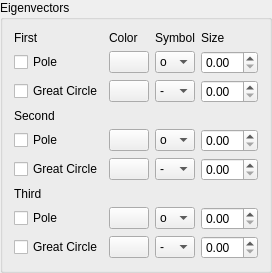
          <widget class="QGroupBox" name="groupBox_3">
           <property name="title">
            <string>Eigenvectors</string>
           </property>
           <layout class="QVBoxLayout" name="verticalLayout_9">
            <item>
             <layout class="QGridLayout" name="gridLayout_3">
              <item row="1" column="0">
               <widget class="QCheckBox" name="prop_check_v1point">
                <property name="text">
                 <string>Pole</string>
                </property>
               </widget>
              </item>
              <item row="2" column="0">
               <widget class="QCheckBox" name="prop_check_v1GC">
                <property name="text">
                 <string>Great Circle</string>
                </property>
               </widget>
              </item>
              <item row="0" column="3">
               <widget class="QLabel" name="label_8">
                <property name="text">
                 <string>Size</string>
                </property>
               </widget>
              </item>
              <item row="1" column="2">
               <widget class="QComboBox" name="prop_v1point_marker">
                <item>
                 <property name="text">
                  <string extracomment="(circle)">o</string>
                 </property>
                </item>
                <item>
                 <property name="text">
                  <string>^</string>
                 </property>
                </item>
                <item>
                 <property name="text">
                  <string>v</string>
                 </property>
                </item>
                <item>
                 <property name="text">
                  <string>&lt;</string>
                 </property>
                </item>
                <item>
                 <property name="text">
                  <string>&gt;</string>
                 </property>
                </item>
                <item>
                 <property name="text">
                  <string>s</string>
                 </property>
                </item>
                <item>
                 <property name="text">
                  <string>+</string>
                 </property>
                </item>
                <item>
                 <property name="text">
                  <string>x</string>
                 </property>
                </item>
                <item>
                 <property name="text">
                  <string>D</string>
                 </property>
                </item>
                <item>
                 <property name="text">
                  <string>d</string>
                 </property>
                </item>
                <item>
                 <property name="text">
                  <string>h</string>
                 </property>
                </item>
                <item>
                 <property name="text">
                  <string>H</string>
                 </property>
                </item>
                <item>
                 <property name="text">
                  <string>p</string>
                 </property>
                </item>
                <item>
                 <property name="text">
                  <string>|</string>
                 </property>
                </item>
                <item>
                 <property name="text">
                  <string>_</string>
                 </property>
                </item>
                <item>
                 <property name="text">
                  <string>*</string>
                 </property>
                </item>
                <item>
                 <property name="text">
                  <string>1</string>
                 </property>
                </item>
                <item>
                 <property name="text">
                  <string>2</string>
                 </property>
                </item>
                <item>
                 <property name="text">
                  <string>3</string>
                 </property>
                </item>
                <item>
                 <property name="text">
                  <string>4</string>
                 </property>
                </item>
               </widget>
              </item>
              <item row="1" column="1">
               <widget class="QPushButton" name="prop_color_v1point_c">
                <property name="text">
                 <string/>
                </property>
               </widget>
              </item>
              <item row="0" column="1">
               <widget class="QLabel" name="label_9">
                <property name="text">
                 <string>Color</string>
                </property>
               </widget>
              </item>
              <item row="0" column="2">
               <widget class="QLabel" name="label_7">
                <property name="text">
                 <string>Symbol</string>
                </property>
               </widget>
              </item>
              <item row="2" column="2">
               <widget class="QComboBox" name="prop_v1GC_linestyles">
                <item>
                 <property name="text">
                  <string>-</string>
                 </property>
                </item>
                <item>
                 <property name="text">
                  <string>:</string>
                 </property>
                </item>
                <item>
                 <property name="text">
                  <string>--</string>
                 </property>
                </item>
                <item>
                 <property name="text">
                  <string>-.</string>
                 </property>
                </item>
               </widget>
              </item>
              <item row="1" column="3">
               <widget class="QDoubleSpinBox" name="prop_v1point_ms"/>
              </item>
              <item row="2" column="1">
               <widget class="QPushButton" name="prop_color_v1GC_colors">
                <property name="text">
                 <string/>
                </property>
               </widget>
              </item>
              <item row="4" column="1">
               <widget class="QPushButton" name="prop_color_v2point_c">
                <property name="text">
                 <string/>
                </property>
               </widget>
              </item>
              <item row="5" column="0">
               <widget class="QCheckBox" name="prop_check_v2GC">
                <property name="text">
                 <string>Great Circle</string>
                </property>
               </widget>
              </item>
              <item row="4" column="0">
               <widget class="QCheckBox" name="prop_check_v2point">
                <property name="text">
                 <string>Pole</string>
                </property>
               </widget>
              </item>
              <item row="2" column="3">
               <widget class="QDoubleSpinBox" name="prop_v1GC_linewidths"/>
              </item>
              <item row="3" column="0">
               <widget class="QLabel" name="label_11">
                <property name="text">
                 <string>Second</string>
                </property>
               </widget>
              </item>
              <item row="4" column="2">
               <widget class="QComboBox" name="prop_v2point_marker">
                <item>
                 <property name="text">
                  <string extracomment="(circle)">o</string>
                 </property>
                </item>
                <item>
                 <property name="text">
                  <string>^</string>
                 </property>
                </item>
                <item>
                 <property name="text">
                  <string>v</string>
                 </property>
                </item>
                <item>
                 <property name="text">
                  <string>&lt;</string>
                 </property>
                </item>
                <item>
                 <property name="text">
                  <string>&gt;</string>
                 </property>
                </item>
                <item>
                 <property name="text">
                  <string>s</string>
                 </property>
                </item>
                <item>
                 <property name="text">
                  <string>+</string>
                 </property>
                </item>
                <item>
                 <property name="text">
                  <string>x</string>
                 </property>
                </item>
                <item>
                 <property name="text">
                  <string>D</string>
                 </property>
                </item>
                <item>
                 <property name="text">
                  <string>d</string>
                 </property>
                </item>
                <item>
                 <property name="text">
                  <string>h</string>
                 </property>
                </item>
                <item>
                 <property name="text">
                  <string>H</string>
                 </property>
                </item>
                <item>
                 <property name="text">
                  <string>p</string>
                 </property>
                </item>
                <item>
                 <property name="text">
                  <string>|</string>
                 </property>
                </item>
                <item>
                 <property name="text">
                  <string>_</string>
                 </property>
                </item>
                <item>
                 <property name="text">
                  <string>*</string>
                 </property>
                </item>
                <item>
                 <property name="text">
                  <string>1</string>
                 </property>
                </item>
                <item>
                 <property name="text">
                  <string>2</string>
                 </property>
                </item>
                <item>
                 <property name="text">
                  <string>3</string>
                 </property>
                </item>
                <item>
                 <property name="text">
                  <string>4</string>
                 </property>
                </item>
               </widget>
              </item>
              <item row="7" column="0">
               <widget class="QCheckBox" name="prop_check_v3point">
                <property name="text">
                 <string>Pole</string>
                </property>
               </widget>
              </item>
              <item row="7" column="2">
               <widget class="QComboBox" name="prop_v3point_marker">
                <item>
                 <property name="text">
                  <string extracomment="(circle)">o</string>
                 </property>
                </item>
                <item>
                 <property name="text">
                  <string>^</string>
                 </property>
                </item>
                <item>
                 <property name="text">
                  <string>v</string>
                 </property>
                </item>
                <item>
                 <property name="text">
                  <string>&lt;</string>
                 </property>
                </item>
                <item>
                 <property name="text">
                  <string>&gt;</string>
                 </property>
                </item>
                <item>
                 <property name="text">
                  <string>s</string>
                 </property>
                </item>
                <item>
                 <property name="text">
                  <string>+</string>
                 </property>
                </item>
                <item>
                 <property name="text">
                  <string>x</string>
                 </property>
                </item>
                <item>
                 <property name="text">
                  <string>D</string>
                 </property>
                </item>
                <item>
                 <property name="text">
                  <string>d</string>
                 </property>
                </item>
                <item>
                 <property name="text">
                  <string>h</string>
                 </property>
                </item>
                <item>
                 <property name="text">
                  <string>H</string>
                 </property>
                </item>
                <item>
                 <property name="text">
                  <string>p</string>
                 </property>
                </item>
                <item>
                 <property name="text">
                  <string>|</string>
                 </property>
                </item>
                <item>
                 <property name="text">
                  <string>_</string>
                 </property>
                </item>
                <item>
                 <property name="text">
                  <string>*</string>
                 </property>
                </item>
                <item>
                 <property name="text">
                  <string>1</string>
                 </property>
                </item>
                <item>
                 <property name="text">
                  <string>2</string>
                 </property>
                </item>
                <item>
                 <property name="text">
                  <string>3</string>
                 </property>
                </item>
                <item>
                 <property name="text">
                  <string>4</string>
                 </property>
                </item>
               </widget>
              </item>
              <item row="5" column="1">
               <widget class="QPushButton" name="prop_color_v2GC_colors">
                <property name="text">
                 <string/>
                </property>
               </widget>
              </item>
              <item row="5" column="3">
               <widget class="QDoubleSpinBox" name="prop_v2GC_linewidths"/>
              </item>
              <item row="4" column="3">
               <widget class="QDoubleSpinBox" name="prop_v2point_ms"/>
              </item>
              <item row="8" column="0">
               <widget class="QCheckBox" name="prop_check_v3GC">
                <property name="text">
                 <string>Great Circle</string>
                </property>
               </widget>
              </item>
              <item row="7" column="1">
               <widget class="QPushButton" name="prop_color_v3point_c">
                <property name="text">
                 <string/>
                </property>
               </widget>
              </item>
              <item row="6" column="0">
               <widget class="QLabel" name="label_12">
                <property name="text">
                 <string>Third</string>
                </property>
               </widget>
              </item>
              <item row="5" column="2">
               <widget class="QComboBox" name="prop_v2GC_linestyles">
                <item>
                 <property name="text">
                  <string>-</string>
                 </property>
                </item>
                <item>
                 <property name="text">
                  <string>:</string>
                 </property>
                </item>
                <item>
                 <property name="text">
                  <string>--</string>
                 </property>
                </item>
                <item>
                 <property name="text">
                  <string>-.</string>
                 </property>
                </item>
               </widget>
              </item>
              <item row="8" column="3">
               <widget class="QDoubleSpinBox" name="prop_v3GC_linewidths"/>
              </item>
              <item row="0" column="0">
               <widget class="QLabel" name="label_10">
                <property name="text">
                 <string>First</string>
                </property>
               </widget>
              </item>
              <item row="8" column="2">
               <widget class="QComboBox" name="prop_v3GC_linestyles">
                <item>
                 <property name="text">
                  <string>-</string>
                 </property>
                </item>
                <item>
                 <property name="text">
                  <string>:</string>
                 </property>
                </item>
                <item>
                 <property name="text">
                  <string>--</string>
                 </property>
                </item>
                <item>
                 <property name="text">
                  <string>-.</string>
                 </property>
                </item>
               </widget>
              </item>
              <item row="7" column="3">
               <widget class="QDoubleSpinBox" name="prop_v3point_ms"/>
              </item>
              <item row="8" column="1">
               <widget class="QPushButton" name="prop_color_v3GC_colors">
                <property name="text">
                 <string/>
                </property>
               </widget>
              </item>
             </layout>
            </item>
           </layout>
          </widget>
